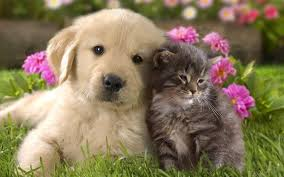
#> input picture images/download (11).jpeg, 284 x 177 px, found by its file name; its folder holds 4 pictures in this run
$ python handler.py
#> lines starting #> are read from the running program, lines starting #| are printed output that depends on the picture
import hashlib
import random
import time
import tracemalloc
import cv2
import pandas as pd
import numpy as np
import os
import openpyxl
from openpyxl.drawing.image import Image as ExcelImage
from PIL import Image
from io import BytesIO

# Define the grayscale conversion function
def convert_to_greyscale(image_path):
#> called with image_path = '/app/images/download (11).jpeg'
    tracemalloc.start()  # Start memory tracking
    start_time = time.perf_counter()  # Start time tracking

    image = cv2.imread(image_path)
#> image is the input picture: shape (177, 284, 3); mean B, G, R 90.3, 120.9, 136
    if image is None:
        print(f"Error: Unable to load image {image_path}. Skipping.")
        return None, None, None, None

    grey_image = cv2.cvtColor(image, cv2.COLOR_BGR2GRAY)
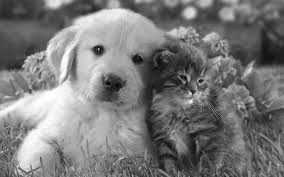
#> grey_image: shape (177, 284); min 2, max 255, mean 121.9
    execution_time = (time.perf_counter() - start_time) * 1000  # Execution time in milliseconds
    output_image_name = f"greyscale_{os.path.basename(image_path)}"
    cv2.imwrite(output_image_name, grey_image)

    current_memory, peak_memory = tracemalloc.get_traced_memory()
    tracemalloc.stop()  # Stop memory tracking

    current_memory_kb = current_memory / 1024
    peak_memory_kb = peak_memory / 1024

    return output_image_name, execution_time, current_memory_kb, peak_memory_kb

# Worker class for handling tasks
class Worker:
    def __init__(self, worker_id, capacity, all_libraries):
        self.worker_id = worker_id + 1
        self.capacity = capacity
        self.load = 0
        self.cache = set(random.sample(all_libraries, 2))
        self.last_cache_reset_time = 0
        self.core_libraries = set(all_libraries)
        self.library_loading_time = 0.5

    def is_overloaded(self, threshold):
        return self.load >= threshold

    def add_task(self, image_name, current_time, required_libraries):
        self.load += 1
        self.cache_miss(image_name, current_time, required_libraries)

    def release_task(self):
        self.load = max(0, self.load - 1)

    def cache_miss(self, image_name, current_time, required_libraries):
        libraries_to_load = required_libraries - self.cache
        load_time = len(libraries_to_load) * self.library_loading_time

        if libraries_to_load:
            print(f"Worker {self.worker_id}: Missing libraries {libraries_to_load}, loading time = {load_time:.2f}s")
            time.sleep(load_time)
            self.cache.update(libraries_to_load)

        if (current_time - self.last_cache_reset_time) >= 10:
            print(f"Worker {self.worker_id}: Cache reset after 10 seconds")
            self.cache = set(random.sample(self.core_libraries, 2))
            self.last_cache_reset_time = current_time

# Scheduler for image processing tasks
class PASchScheduler:
    def __init__(self, workers, overload_threshold):
        self.workers = workers
        self.overload_threshold = overload_threshold

    def schedule(self, image_name, current_time, required_libraries):
        affinity_worker_ids = [
            consistent_hash(image_name, len(self.workers)),
            consistent_hash(image_name + "salt", len(self.workers))
        ]
        affinity_workers = [self.workers[i] for i in affinity_worker_ids]
        target_worker = min(affinity_workers, key=lambda w: w.load)

        if target_worker.is_overloaded(self.overload_threshold):
            target_worker = min(self.workers, key=lambda w: w.load)

        target_worker.add_task(image_name, current_time, required_libraries)
        return target_worker

def consistent_hash(item, num_buckets):
    return int(hashlib.md5(item.encode()).hexdigest(), 16) % num_buckets

# Simulate image scheduling
def get_current_arrivals(image_set, current_time, max_arrivals=4):
    num_new_images = random.randint(1, max_arrivals)
    return random.sample(image_set, min(num_new_images, len(image_set)))

def simulate_scheduling(image_set, scheduler, num_processes=100, total_time=50):
    process_list = []
    worker_availability = [0] * len(scheduler.workers)
    current_time = 0
    all_libraries = ["hashlib", "cv2", "numpy", "os", "time", "pandas", "openpyxl"]

    while current_time < total_time and len(process_list) < num_processes:
        current_arrivals = get_current_arrivals(image_set, current_time)

        for image in current_arrivals:
            if len(process_list) >= num_processes:
                break

            required_libraries = set(random.sample(all_libraries, 3))
            worker = scheduler.schedule(image, current_time, required_libraries)

            grey_image, exec_time, current_mem, peak_mem = convert_to_greyscale(image)
            waiting_time = max(0, (worker_availability[worker.worker_id - 1] - current_time) * 1000)

            worker_availability[worker.worker_id - 1] = current_time + (exec_time / 1000) + (waiting_time / 1000)
            process_list.append({
                "process_id": len(process_list) + 1,
                "color_image": image,
                "greyscale_image": grey_image,
                "arrival_time": current_time,
                "execution_time": exec_time,
                "waiting_time": waiting_time,
                "worker_id": worker.worker_id,
                "current_memory_kb": current_mem,
                "peak_memory_kb": peak_mem
            })

        current_time += 1
#> current_time = 1
#> pass 2 of the loop in simulate_scheduling, `while current_time < total_time and len(process_list) < num_processes:`:
#> current_arrivals = ['/app/images/download (12).jpeg', '/app/images/download (11).jpeg', '/app/images/download (1).jpeg']
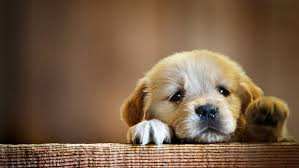
#> input picture images/download (12).jpeg, 299 x 168 px, found by its file name
#> in convert_to_greyscale, image is the input picture: shape (168, 299, 3); mean B, G, R 70.1, 93.4, 119.4
#> in convert_to_greyscale (call 5), `grey_image = cv2.cvtColor(image, cv2.COLOR_BGR2GRAY)`:
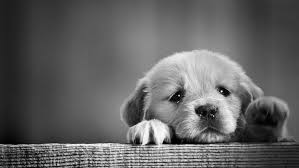
#> grey_image: shape (168, 299); min 0, max 253, mean 98.5
#> in simulate_scheduling, `grey_image, exec_time, current_mem, peak_mem = convert_to_greyscale(im..`: grey_image = 'greyscale_download (12).jpeg'; exec_time = 16.22; current_mem = 544.3; peak_mem = 722
#> waiting_time = 0
#> current_time = 2
#> pass 3 of the loop in simulate_scheduling, `while current_time < total_time and len(process_list) < num_processes:`:
#> current_arrivals = ['/app/images/download (1).jpeg', '/app/images/download (11).jpeg', '/app/images/download (12).jpeg']
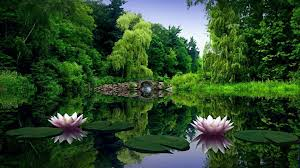
#> input picture images/download (1).jpeg, 300 x 168 px, found by its file name
#> in convert_to_greyscale, image is the input picture: shape (168, 300, 3); mean B, G, R 41.3, 72.3, 45.9
#> in convert_to_greyscale (call 8), `grey_image = cv2.cvtColor(image, cv2.COLOR_BGR2GRAY)`:
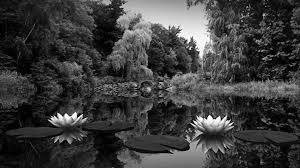
#> grey_image: shape (168, 300); min 0, max 255, mean 60.8
#> in simulate_scheduling, `grey_image, exec_time, current_mem, peak_mem = convert_to_greyscale(im..`: grey_image = 'greyscale_download (1).jpeg'; exec_time = 19.88; current_mem = 544.2; peak_mem = 721.8
#> current_time = 3
#> the loop made 11 passes; the first 3 are shown

    return process_list

# Initialize workers and scheduler
num_workers = 5
workers = [Worker(i, capacity=10, all_libraries=["hashlib", "cv2", "numpy", "os", "time", "pandas", "openpyxl"]) for i in range(num_workers)]
scheduler = PASchScheduler(workers, overload_threshold=8)

# Gather images
image_set = [f"/app/images/{filename}" for filename in os.listdir("/app/images") if filename.endswith(".jpg") or filename.endswith(".png") or filename.endswith(".jpeg")]


# Run scheduling and save results
#> (the run stopped early here; a loop or call above may not have finished)
